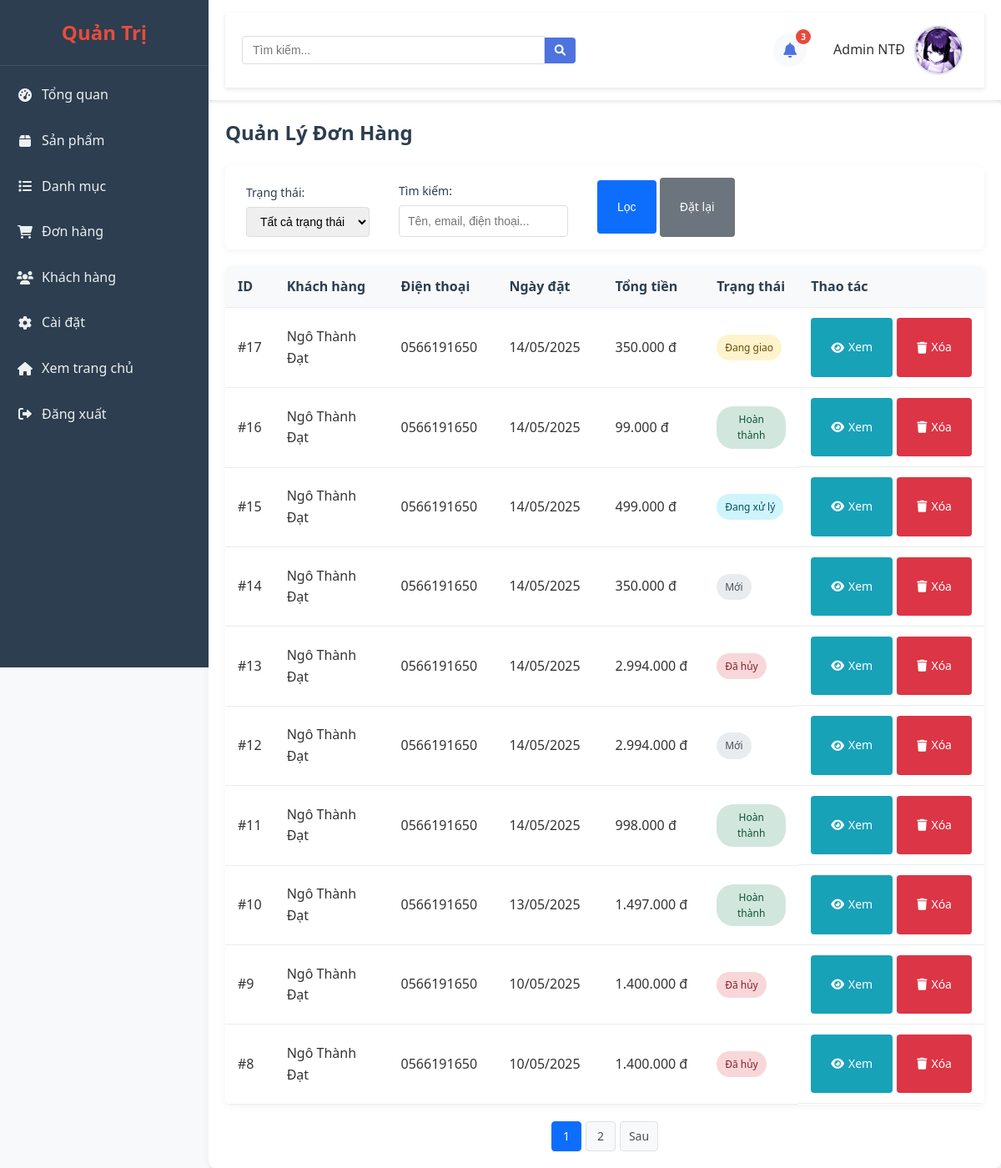
The app's page /admin/index.php?trang=don-hang (signed in) with its own data.
### tables this page shows
CREATE TABLE `don_hang` (
  `id` int(11) NOT NULL,
  `khach_hang_id` int(11) DEFAULT NULL,
  `ho_ten` varchar(255) NOT NULL,
  `email` varchar(255) NOT NULL,
  `dien_thoai` varchar(20) NOT NULL,
  `dia_chi` text NOT NULL,
  `ghi_chu` text DEFAULT NULL,
  `tong_tien` decimal(10,2) NOT NULL,
  `trang_thai` tinyint(4) DEFAULT 0,
  `ngay_tao` datetime DEFAULT current_timestamp()
);

### includes/functions.php (called while the page is built, shortened)
<?php
function dinh_dang_tien($so)
{
    return number_format($so, 0, ',', '.') . ' đ';
}
?>

### admin/pages/don-hang.php (the view, shortened to what this page needs)
<?php
$hanh_dong = isset($_GET['hanh-dong']) ? $_GET['hanh-dong'] : '';
$tu_khoa = isset($_GET['tu_khoa']) ? $_GET['tu_khoa'] : '';
$trang_thai_loc = isset($_GET['trang-thai']) ? (int) $_GET['trang-thai'] : -1;
$trang = isset($_GET['page']) ? (int) $_GET['page'] : 1;
$gioi_han = 10;
$params = array();
$types = '';
$where = '';
$sql_count = "SELECT COUNT(*) as total FROM don_hang $where";
$stmt_count = $conn->prepare($sql_count);
$stmt_count->execute();
$result_count = $stmt_count->get_result();
$row_count = $result_count->fetch_assoc();
$tong_so_don_hang = $row_count['total'];
$tong_so_trang = ceil($tong_so_don_hang / $gioi_han);
$trang = max(1, $trang);
$bat_dau = ($trang - 1) * $gioi_han;
$sql = "SELECT * FROM don_hang $where ORDER BY id DESC LIMIT ?, ?";
$params[] = $bat_dau;
$params[] = $gioi_han;
$types .= 'ii';
$stmt = $conn->prepare($sql);
$stmt->bind_param($types, ...$params);
$stmt->execute();
$result = $stmt->get_result();
$don_hang_list = array();
while ($row = $result->fetch_assoc()) {
    $don_hang_list[] = $row;
}
$chi_tiet_don_hang = null;
?>
<div class="don-hang-page">
  <div class="page-header">
      <h1>Quản Lý Đơn Hàng</h1>
  </div>
  <?php if ($hanh_dong == 'xem' && $chi_tiet_don_hang): ?>
      <div class="chi-tiet-don-hang-container">
          <div class="page-header">
              <h2>Chi Tiết Đơn Hàng #<?php echo $chi_tiet_don_hang['id']; ?></h2>
              <a href="index.php?trang=don-hang" class="btn-quay-lai">
                  <i class="fas fa-arrow-left"></i> Quay lại danh sách
              </a>
          </div>
          <div class="chi-tiet-don-hang-content">
              <div class="thong-tin-don-hang">
                  <h3>Thông Tin Đơn Hàng</h3>
                  <table class="bang-thong-tin">
                      <tr>
                          <th>Mã đơn hàng:</th>
                          <td>#<?php echo $chi_tiet_don_hang['id']; ?></td>
                      </tr>
                      <tr>
                          <th>Ngày đặt:</th>
                          <td><?php echo date('d/m/Y H:i', strtotime($chi_tiet_don_hang['ngay_tao'])); ?></td>
                      </tr>
                      <tr>
                          <th>Trạng thái:</th>
                          <td>
                              <form method="POST" action="" class="form-trang-thai">
                                  <input type="hidden" name="don_hang_id" value="<?php echo $chi_tiet_don_hang['id']; ?>">
                                  <input type="hidden" name="trang_thai_cu" value="<?php echo $chi_tiet_don_hang['trang_thai']; ?>">
                                  <select name="trang_thai" id="trang_thai" onchange="this.form.submit()">
                                      <option value="0" <?php echo $chi_tiet_don_hang['trang_thai'] == 0 ? 'selected' : ''; ?>>Mới</option>
                                      <option value="1" <?php echo $chi_tiet_don_hang['trang_thai'] == 1 ? 'selected' : ''; ?>>Đang xử lý</option>
                                      <option value="2" <?php echo $chi_tiet_don_hang['trang_thai'] == 2 ? 'selected' : ''; ?>>Đang giao</option>
                                      <option value="3" <?php echo $chi_tiet_don_hang['trang_thai'] == 3 ? 'selected' : ''; ?>>Hoàn thành</option>
                                      <option value="4" <?php echo $chi_tiet_don_hang['trang_thai'] == 4 ? 'selected' : ''; ?>>Đã hủy</option>
                                  </select>
                              </form>
                          </td>
                      </tr>
                      <tr>
                          <th>Tổng tiền:</th>
                          <td><strong><?php echo dinh_dang_tien($chi_tiet_don_hang['tong_tien']); ?></strong></td>
                      </tr>
                  </table>
              </div>
              <div class="thong-tin-khach-hang">
                  <h3>Thông Tin Khách Hàng</h3>
                  <table class="bang-thong-tin">
                      <tr>
                          <th>Họ tên:</th>
                          <td><?php echo $chi_tiet_don_hang['ho_ten']; ?></td>
                      </tr>
                      <tr>
                          <th>Email:</th>
                          <td><?php echo $chi_tiet_don_hang['email']; ?></td>
                      </tr>
                      <tr>
                          <th>Điện thoại:</th>
                          <td><?php echo $chi_tiet_don_hang['dien_thoai']; ?></td>
                      </tr>
                      <tr>
                          <th>Địa chỉ:</th>
                          <td><?php echo $chi_tiet_don_hang['dia_chi']; ?></td>
                      </tr>
                      <tr>
                          <th>Ghi chú:</th>
                          <td><?php echo !empty($chi_tiet_don_hang['ghi_chu']) ? $chi_tiet_don_hang['ghi_chu'] : 'Không có'; ?></td>
                      </tr>
                  </table>
              </div>
          </div>
          <div class="san-pham-don-hang">
              <h3>Sản Phẩm Đã Đặt</h3>
              <table>
                  <thead>
                      <tr>
                          <th>Sản phẩm</th>
                          <th>Giá</th>
                          <th>Số lượng</th>
                          <th>Thành tiền</th>
                      </tr>
                  </thead>
                  <tbody>
                      <?php foreach ($chi_tiet_don_hang['san_pham'] as $item): ?>
                          <tr>
                              <td class="san-pham-info">
                                  <img src="../uploads/<?php echo $item['hinh_anh']; ?>" alt="<?php echo $item['ten_san_pham']; ?>" class="hinh-anh-nho">
                                  <span><?php echo $item['ten_san_pham']; ?></span>
                              </td>
                              <td><?php echo dinh_dang_tien($item['gia']); ?></td>
                              <td><?php echo $item['so_luong']; ?></td>
                              <td><?php echo dinh_dang_tien($item['thanh_tien']); ?></td>
                          </tr>
                      <?php endforeach; ?>
                  </tbody>
                  <tfoot>
                      <tr>
                          <td colspan="3" class="tong-cong">Tổng cộng:</td>
                          <td><strong><?php echo dinh_dang_tien($chi_tiet_don_hang['tong_tien']); ?></strong></td>
                      </tr>
                  </tfoot>
              </table>
          </div>
          <div class="hanh-dong-don-hang">
              <a href="index.php?trang=don-hang&hanh-dong=xoa&id=<?php echo $chi_tiet_don_hang['id']; ?>" class="btn-xoa" onclick="return confirm('Bạn có chắc chắn muốn xóa đơn hàng này?')">
                  <i class="fas fa-trash"></i> Xóa đơn hàng
              </a>
              <button type="button" class="btn-in" onclick="window.print()">
                  <i class="fas fa-print"></i> In đơn hàng
              </button>
          </div>
      </div>
  <?php else: ?>
      <div class="bo-loc">
          <form action="" method="GET" class="form-loc">
              <div class="form-group">
                  <label for="trang-thai">Trạng thái:</label>
                  <select name="trang-thai" id="trang-thai">
                      <option value="-1" <?php echo $trang_thai_loc == -1 ? 'selected' : ''; ?>>Tất cả trạng thái</option>
                  </select>
              </div>
              <div class="form-group">
                  <label for="tu_khoa">Tìm kiếm:</label>
                  <input type="text" name="tu_khoa" id="tu_khoa" value="<?php echo $tu_khoa; ?>" placeholder="Tên, email, điện thoại...">
              </div>
              <div class="form-group">
                  <button type="submit" class="btn-loc">Lọc</button>
                  <a href="index.php?trang=don-hang" class="btn-dat-lai">Đặt lại</a>
              </div>
          </form>
      </div>
      <div class="danh-sach-don-hang">
          <table>
              <thead>
                  <tr>
                      <th width="5%">ID</th>
                      <th width="20%">Khách hàng</th>
                      <th width="15%">Điện thoại</th>
                      <th width="15%">Ngày đặt</th>
                      <th width="15%">Tổng tiền</th>
                      <th width="15%">Trạng thái</th>
                      <th width="15%">Thao tác</th>
                  </tr>
              </thead>
              <tbody>
                  <?php if (!empty($don_hang_list)): ?>
                      <?php foreach ($don_hang_list as $don_hang): ?>
                          <?php
                          $trang_thai_text = '';
                          $trang_thai_class = '';
                          switch ($don_hang['trang_thai']) {
                              case 0:
                                  $trang_thai_text = 'Mới';
                                  $trang_thai_class = 'moi';
                                  break;
                              case 1:
                                  $trang_thai_text = 'Đang xử lý';
                                  $trang_thai_class = 'dang-xu-ly';
                                  break;
                              case 2:
                                  $trang_thai_text = 'Đang giao';
                                  $trang_thai_class = 'dang-giao';
                                  break;
                              case 3:
                                  $trang_thai_text = 'Hoàn thành';
                                  $trang_thai_class = 'hoan-thanh';
                                  break;
                              case 4:
                                  $trang_thai_text = 'Đã hủy';
                                  $trang_thai_class = 'da-huy';
                                  break;
                          }
                          ?>
                          <tr>
                              <td>#<?php echo $don_hang['id']; ?></td>
                              <td><?php echo $don_hang['ho_ten']; ?></td>
                              <td><?php echo $don_hang['dien_thoai']; ?></td>
                              <td><?php echo date('d/m/Y', strtotime($don_hang['ngay_tao'])); ?></td>
                              <td><?php echo dinh_dang_tien($don_hang['tong_tien']); ?></td>
                              <td><span class="trang-thai <?php echo $trang_thai_class; ?>"><?php echo $trang_thai_text; ?></span></td>
                              <td class="hanh-dong">
                                  <a href="index.php?trang=chi-tiet-don-hang&id=<?php echo $don_hang['id']; ?>" class="btn-xem">
                                      <i class="fas fa-eye"></i> Xem
                                  </a>
                                  <a href="index.php?trang=don-hang&hanh-dong=xoa&id=<?php echo $don_hang['id']; ?>" class="btn-xoa" onclick="return confirm('Bạn có chắc chắn muốn xóa đơn hàng này?')">
                                      <i class="fas fa-trash"></i> Xóa
                                  </a>
                              </td>
                          </tr>
                      <?php endforeach; ?>
                  <?php else: ?>
                      <tr>
                          <td colspan="7" class="khong-co-du-lieu">Không có đơn hàng nào.</td>
                      </tr>
                  <?php endif; ?>
              </tbody>
          </table>
      </div>
      <?php if ($tong_so_trang > 1): ?>
          <div class="phan-trang">
              <?php
              $url_co_so = "index.php?trang=don-hang";
              $bat_dau = max(1, $trang - 2);
              $ket_thuc = min($tong_so_trang, $trang + 2);
              for ($i = $bat_dau; $i <= $ket_thuc; $i++) {
                  if ($i == $trang) {
                      echo '<span class="trang-hien-tai">' . $i . '</span>';
                  } else {
                      echo '<a href="' . $url_co_so . '&page=' . $i . '">' . $i . '</a>';
                  }
              }
              if ($trang < $tong_so_trang) {
                  echo '<a href="' . $url_co_so . '&page=' . ($trang + 1) . '" class="trang-sau">Sau</a>';
              }
              ?>
          </div>
      <?php endif; ?>
  <?php endif; ?>
</div>

### assets/css/admin.css (style rules this page uses)
body { font-family: "Segoe UI", Tahoma, Geneva, Verdana, sans-serif; line-height: 1.6; color: #333; background-color: #f8f9fa; }
a { text-decoration: none; color: #333; }
.page-header { display: flex; justify-content: space-between; align-items: center; margin-bottom: 20px; }
.page-header h1 { font-size: 24px; margin: 0; color: #2c3e50; }
.btn-them-moi, .btn-quay-lai, .btn-luu, .btn-huy, .btn-xem, .btn-sua, .btn-xoa, .btn-loc, .btn-dat-lai, .btn-xem-tat-ca, .btn-in { display: inline-flex; align-items: center; gap: 5px; padding: 24px 24px; border-radius: 4px; font-size: 14px; cursor: pointer; transition: background-color 0.3s; border: none; text-align: center; }
.btn-xem { background-color: #17a2b8; color: white; }
.btn-xoa { background-color: #dc3545; color: white; }
.btn-loc { background-color: #0d6efd; color: white; }
.btn-dat-lai { background-color: #6c757d; color: white; }
.form-group { margin-bottom: 20px; padding: 0 10px; }
.form-group label { display: block; margin-bottom: 8px; font-weight: 500; color: #2c3e50; }
.form-group input[type="text"], .form-group input[type="number"], .form-group input[type="email"], .form-group input[type="password"], .form-group select, .form-group textarea { width: 100%; padding: 10px; border: 1px solid #ddd; border-radius: 4px; font-size: 14px; }
.bo-loc { margin-bottom: 20px; padding: 15px; background-color: white; border-radius: 8px; box-shadow: 0 2px 10px rgba(0, 0, 0, 0.05); }
.form-loc { display: flex; flex-wrap: wrap; gap: 15px; align-items: flex-end; }
.form-loc .form-group { margin-bottom: 0; }
.form-loc label { display: block; margin-bottom: 5px; font-weight: 500; font-size: 14px; }
.form-loc select, .form-loc input { padding: 8px 12px; border: 1px solid #ddd; border-radius: 4px; font-size: 14px; }
.danh-sach-san-pham, .danh-sach-danh-muc, .danh-sach-nguoi-dung, .danh-sach-don-hang, .bang-du-lieu { overflow-x: auto; background-color: white; border-radius: 8px; box-shadow: 0 2px 10px rgba(0, 0, 0, 0.05); margin-bottom: 20px; }
table { width: 100%; border-collapse: collapse; }
table th, table td { padding: 12px 15px; text-align: left; border-bottom: 1px solid #e9ecef; }
table th { background-color: #f8f9fa; font-weight: 600; color: #2c3e50; }
.hanh-dong { display: flex; gap: 5px; justify-content: center; }
.phan-trang { display: flex; justify-content: center; margin-top: 20px; gap: 5px; }
.phan-trang a, .phan-trang span { display: inline-flex; align-items: center; justify-content: center; min-width: 36px; height: 36px; padding: 0 10px; border-radius: 4px; background-color: #f8f9fa; border: 1px solid #dee2e6; color: #495057; font-size: 14px; transition: all 0.3s; }
.phan-trang .trang-hien-tai { background-color: #0d6efd; border-color: #0d6efd; color: white; }
.trang-thai { display: inline-block; padding: 6px 10px; border-radius: 20px; font-size: 12px; text-align: center; }
.trang-thai.moi { background-color: #e9ecef; color: #495057; }
.trang-thai.dang-xu-ly { background-color: #cff4fc; color: #055160; }
.trang-thai.dang-giao { background-color: #fff3cd; color: #664d03; }
.trang-thai.hoan-thanh { background-color: #d1e7dd; color: #0f5132; }
.trang-thai.da-huy { background-color: #f8d7da; color: #842029; }
.don-hang-page { padding: 20px; background-color: white; border-radius: 8px; box-shadow: 0 2px 10px rgba(0, 0, 0, 0.05); }

### records on screen
don_hang: id "17", ho_ten "Ngô Thành Đạt", dien_thoai "0566191650", ngay_tao "14/05/2025", tong_tien "350.000 đ", trang_thai "Đang giao"
don_hang: id "16", ho_ten "Ngô Thành Đạt", dien_thoai "0566191650", ngay_tao "14/05/2025", tong_tien "99.000 đ", trang_thai "Hoàn thành"
don_hang: id "15", ho_ten "Ngô Thành Đạt", dien_thoai "0566191650", ngay_tao "14/05/2025", tong_tien "499.000 đ", trang_thai "Đang xử lý"
don_hang: id "14", ho_ten "Ngô Thành Đạt", dien_thoai "0566191650", ngay_tao "14/05/2025", tong_tien "350.000 đ", trang_thai "Mới"
don_hang: id "13", ho_ten "Ngô Thành Đạt", dien_thoai "0566191650", ngay_tao "14/05/2025", tong_tien "2.994.000 đ", trang_thai "Đã hủy"
don_hang: id "12", ho_ten "Ngô Thành Đạt", dien_thoai "0566191650", ngay_tao "14/05/2025", tong_tien "2.994.000 đ", trang_thai "Mới"
don_hang: id "11", ho_ten "Ngô Thành Đạt", dien_thoai "0566191650", ngay_tao "14/05/2025", tong_tien "998.000 đ", trang_thai "Hoàn thành"
don_hang: id "10", ho_ten "Ngô Thành Đạt", dien_thoai "0566191650", ngay_tao "13/05/2025", tong_tien "1.497.000 đ", trang_thai "Hoàn thành"
don_hang: id "9", ho_ten "Ngô Thành Đạt", dien_thoai "0566191650", ngay_tao "10/05/2025", tong_tien "1.400.000 đ", trang_thai "Đã hủy"
don_hang: id "8", ho_ten "Ngô Thành Đạt", dien_thoai "0566191650", ngay_tao "10/05/2025", tong_tien "1.400.000 đ", trang_thai "Đã hủy"

### other values on screen
$tong_so_thong_bao "3"
$_SESSION['admin_ten'] "Admin NTĐ"
